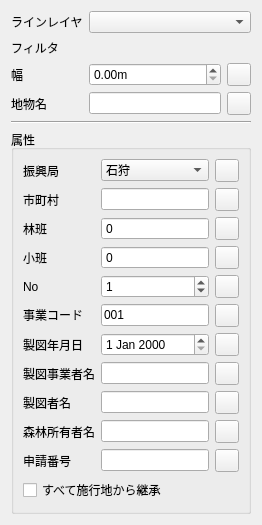
     <widget class="QWidget" name="tab_4">
      <attribute name="title">
       <string>付帯作工物</string>
      </attribute>
      <layout class="QVBoxLayout" name="verticalLayout_3">
       <item>
        <layout class="QFormLayout" name="formLayout_12">
         <item row="0" column="0">
          <widget class="QLabel" name="Label">
           <property name="text">
            <string>ラインレイヤ</string>
           </property>
          </widget>
         </item>
         <item row="0" column="1">
          <widget class="QgsMapLayerComboBox" name="singleLine"/>
         </item>
         <item row="1" column="0">
          <widget class="QLabel" name="Label_2">
           <property name="text">
            <string>フィルタ</string>
           </property>
          </widget>
         </item>
         <item row="1" column="1">
          <widget class="QgsFieldExpressionWidget" name="singleLineFilter"/>
         </item>
         <item row="2" column="0">
          <widget class="QLabel" name="label_50">
           <property name="text">
            <string>幅</string>
           </property>
          </widget>
         </item>
         <item row="2" column="1">
          <layout class="QHBoxLayout" name="singleLineWidthLayout">
           <item>
            <widget class="QDoubleSpinBox" name="singleLineWidth">
             <property name="suffix">
              <string>m</string>
             </property>
            </widget>
           </item>
           <item>
            <widget class="QgsPropertyOverrideButton" name="singleLineWidthOverride"/>
           </item>
          </layout>
         </item>
         <item row="3" column="0">
          <widget class="QLabel" name="label_49">
           <property name="text">
            <string>地物名</string>
           </property>
          </widget>
         </item>
         <item row="3" column="1">
          <layout class="QHBoxLayout" name="singleLineNameInputLayout">
           <item><widget class="QLineEdit" name="singleLineName"/></item>
           <item><widget class="QgsPropertyOverrideButton" name="singleLineNameOverride"/></item>
          </layout>
         </item>
         <item row="4" column="0" colspan="2">
          <widget class="Line" name="line">
           <property name="orientation">
            <enum>Qt::Orientation::Horizontal</enum>
           </property>
          </widget>
         </item>
         <item row="5" column="0" colspan="2">
          <widget class="QGroupBox" name="singleLineGroupBox_2">
           <property name="title">
            <string>属性</string>
           </property>
           <layout class="QFormLayout" name="singleLineFormLayout_7">
            <item row="11" column="0" colspan="2">
             <widget class="QCheckBox" name="singleLineInheritAll">
              <property name="text"><string>すべて施行地から継承</string></property>
             </widget>
            </item>
            <item row="0" column="0">
             <widget class="QLabel" name="singleLineLabel_11">
              <property name="text">
               <string>振興局</string>
              </property>
             </widget>
            </item>
            <item row="0" column="1">
             <layout class="QHBoxLayout" name="singleLineShinkokyokuInputLayout">
              <item>
               <widget class="QComboBox" name="singleLineShinkokyoku">
                <property name="currentIndex">
                 <number>1</number>
                </property>
                <item>
                 <property name="text">
                  <string>なし</string>
                 </property>
                </item>
                <item>
                 <property name="text">
                  <string>石狩</string>
                 </property>
                </item>
                <item>
                 <property name="text">
                  <string>胆振</string>
                 </property>
                </item>
                <item>
                 <property name="text">
                  <string>オホーツク</string>
                 </property>
                </item>
                <item>
                 <property name="text">
                  <string>上川</string>
                 </property>
                </item>
                <item>
                 <property name="text">
                  <string>釧路</string>
                 </property>
                </item>
                <item>
                 <property name="text">
                  <string>後志</string>
                 </property>
                </item>
                <item>
                 <property name="text">
                  <string>宗谷</string>
                 </property>
                </item>
                <item>
                 <property name="text">
                  <string>空知</string>
                 </property>
                </item>
                <item>
                 <property name="text">
                  <string>十勝</string>
                 </property>
                </item>
                <item>
                 <property name="text">
                  <string>根室</string>
                 </property>
                </item>
                <item>
                 <property name="text">
                  <string>渡島</string>
                 </property>
                </item>
                <item>
                 <property name="text">
                  <string>日高</string>
                 </property>
                </item>
                <item>
                 <property name="text">
                  <string>檜山</string>
                 </property>
                </item>
                <item>
                 <property name="text">
                  <string>留萌</string>
                 </property>
                </item>
               </widget>
              </item>
              <item>
               <widget class="QgsPropertyOverrideButton" name="singleLineShinkokyokuOverride"/>
              </item>
             </layout>
            </item>
            <item row="1" column="0">
             <widget class="QLabel" name="singleLineLabel_16">
              <property name="text">
               <string>市町村</string>
              </property>
             </widget>
            </item>
            <item row="1" column="1">
             <layout class="QHBoxLayout" name="singleLineHorizontalLayout_3">
              <item>
               <widget class="QLineEdit" name="singleLineShichoson">
                <property name="maxLength">
                 <number>20</number>
                </property>
               </widget>
              </item>
              <item>
               <widget class="QgsPropertyOverrideButton" name="singleLineShichosonOverride">
                <property name="text">
                 <string/>
                </property>
               </widget>
              </item>
             </layout>
            </item>
            <item row="2" column="0">
             <widget class="QLabel" name="singleLineLabel_17">
              <property name="text">
               <string>林班</string>
              </property>
             </widget>
            </item>
            <item row="2" column="1">
             <layout class="QHBoxLayout" name="singleLineHorizontalLayout_4">
              <item>
               <widget class="QSpinBox" name="singleLineRinpan">
                <property name="buttonSymbols">
                 <enum>QAbstractSpinBox::ButtonSymbols::NoButtons</enum>
                </property>
               </widget>
              </item>
              <item>
               <widget class="QgsPropertyOverrideButton" name="singleLineRinpanOverride"/>
              </item>
             </layout>
            </item>
            <item row="3" column="0">
             <widget class="QLabel" name="singleLineLabel_19">
              <property name="text">
               <string>小班</string>
              </property>
             </widget>
            </item>
            <item row="3" column="1">
             <layout class="QHBoxLayout" name="singleLineHorizontalLayout_5">
              <item>
               <widget class="QSpinBox" name="singleLineShohan">
                <property name="buttonSymbols">
                 <enum>QAbstractSpinBox::ButtonSymbols::NoButtons</enum>
                </property>
               </widget>
              </item>
              <item>
               <widget class="QgsPropertyOverrideButton" name="singleLineShohanOverride"/>
              </item>
             </layout>
            </item>
            <item row="4" column="0">
             <widget class="QLabel" name="singleLineLabel_20">
              <property name="text">
               <string>No</string>
              </property>
             </widget>
            </item>
            <item row="4" column="1">
             <layout class="QHBoxLayout" name="singleLineEdabanInputLayout">
              <item>
               <widget class="QSpinBox" name="singleLineEdaban">
                <property name="minimum"><number>0</number></property>
                <property name="maximum"><number>2147483647</number></property>
                <property name="value"><number>1</number></property>
               </widget>
              </item>
              <item>
               <widget class="QgsPropertyOverrideButton" name="singleLineEdabanOverride"/>
              </item>
             </layout>
            </item>
            <item row="5" column="0">
             <widget class="QLabel" name="singleLineLabel_25">
              <property name="text">
               <string>&lt;html&gt;&lt;head/&gt;&lt;body&gt;&lt;p&gt;事業コード&lt;/p&gt;&lt;/body&gt;&lt;/html&gt;</string>
              </property>
             </widget>
            </item>
            <item row="5" column="1">
             <layout class="QHBoxLayout" name="singleLineHorizontalLayout_6">
              <item>
               <widget class="QLineEdit" name="singleLineJigyoCode">
                <property name="inputMask">
                 <string/>
                </property>
                <property name="text">
                 <string>001</string>
                </property>
                <property name="maxLength">
                 <number>3</number>
                </property>
               </widget>
              </item>
              <item>
               <widget class="QgsPropertyOverrideButton" name="singleLineJigyoCodeOverride"/>
              </item>
             </layout>
            </item>
            <item row="6" column="0">
             <widget class="QLabel" name="singleLineLabel_21">
              <property name="text">
               <string>製図年月日</string>
              </property>
             </widget>
            </item>
            <item row="6" column="1">
             <layout class="QHBoxLayout" name="singleLineHorizontalLayout_7">
              <item>
               <widget class="QDateEdit" name="singleLineSeizubi2"/>
              </item>
              <item>
               <widget class="QgsPropertyOverrideButton" name="singleLineSeizubi2Override"/>
              </item>
             </layout>
            </item>
            <item row="7" column="0">
             <widget class="QLabel" name="singleLineSeizujigyoshaLabel">
              <property name="text">
               <string>製図事業者名</string>
              </property>
             </widget>
            </item>
            <item row="7" column="1">
             <layout class="QHBoxLayout" name="singleLineSeizujigyoshaInputLayout">
              <item>
               <widget class="QLineEdit" name="singleLineSeizujigyosha">
                <property name="placeholderText">
                 <string/>
                </property>
               </widget>
              </item>
              <item>
               <widget class="QgsPropertyOverrideButton" name="singleLineSeizujigyoshaOverride"/>
              </item>
             </layout>
            </item>
            <item row="8" column="0">
             <widget class="QLabel" name="singleLineLabel_23">
              <property name="text">
               <string>製図者名</string>
              </property>
             </widget>
            </item>
            <item row="8" column="1">
             <layout class="QHBoxLayout" name="singleLineHorizontalLayout_8">
              <item>
               <widget class="QLineEdit" name="singleLineSeizusha2"/>
              </item>
              <item>
               <widget class="QgsPropertyOverrideButton" name="singleLineSeizusha2Override"/>
              </item>
             </layout>
            </item>
            <item row="9" column="0">
             <widget class="QLabel" name="singleLineLabel_24">
              <property name="text">
               <string>森林所有者名</string>
              </property>
             </widget>
            </item>
            <item row="9" column="1">
             <layout class="QHBoxLayout" name="singleLineHorizontalLayout_9">
              <item>
               <widget class="QLineEdit" name="singleLineSanrinshoyusha2"/>
              </item>
              <item>
               <widget class="QgsPropertyOverrideButton" name="singleLineSanrinshoyusha2Override"/>
              </item>
             </layout>
            </item>
            <item row="10" column="0">
             <widget class="QLabel" name="singleLineShinseibangoLabel">
              <property name="text">
               <string>申請番号</string>
              </property>
             </widget>
            </item>
            <item row="10" column="1">
             <layout class="QHBoxLayout" name="singleLineShinseibangoInputLayout">
              <item>
               <widget class="QLineEdit" name="singleLineShinseibango"/>
              </item>
              <item>
               <widget class="QgsPropertyOverrideButton" name="singleLineShinseibangoOverride"/>
              </item>
             </layout>
            </item>
           </layout>
          </widget>
         </item>
        </layout>
       </item>
      </layout>
     </widget>
